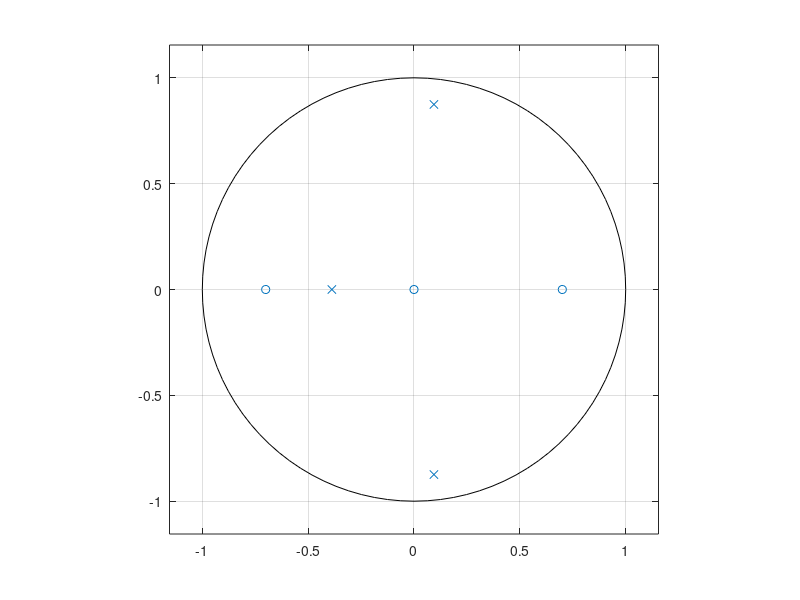
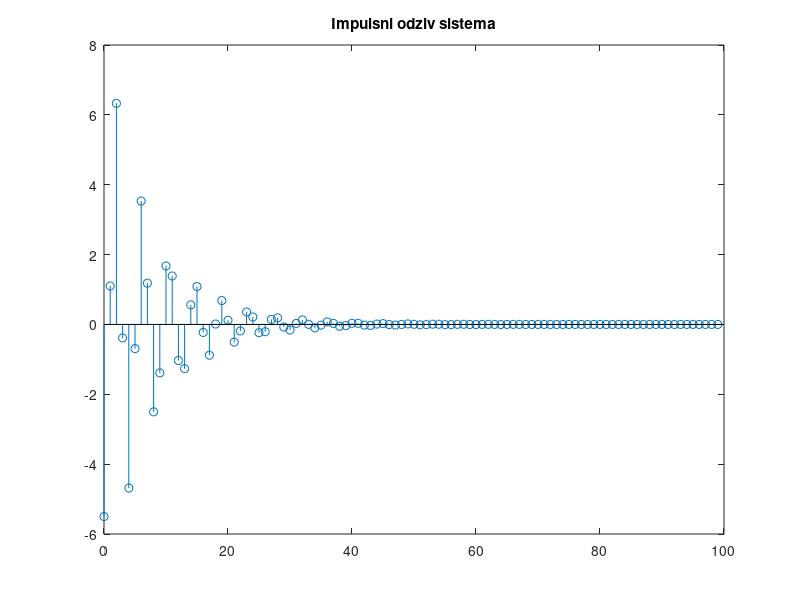

The MATLAB script that drew these images, in order:
%definisanje diskretnog sistema
%b = [0.08632 0.055706 0.14939 0.055706 0.08632];
%a = [1 -1.6992	2.1371 -1.3258	0.50014];
b = [-5.5 0 2.7];
a = [1 0.2 0.7 0.3];
nule = roots (b); 
polovi = roots (a);
disp ('Polovi funkcije prenosa su:');
disp (polovi);
% ovaj deo ispituje sa li se svi polovi nalaze unutar jedini?nog kruga
if abs (polovi) < 1
	disp ('Sistem je stabilan.');
else
	disp ('Sistem je nestabilan');
end
% ovaj deo crta raspored polova i nula u odnosu na jedini?ni krug
zplane (b, a);
%odredjivanje impulsnog odziva sistema
delta_impuls = [1 zeros(1, 99)];
g = filter (b, a, delta_impuls);
figure
stem (0: length(g)-1, g), title ('Impulsni odziv sistema');